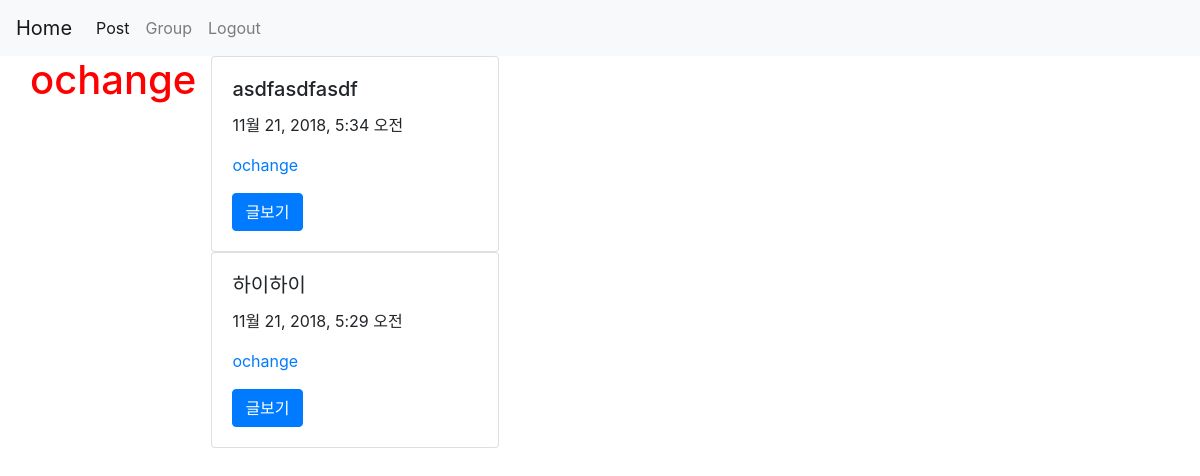
The app's page /posts/by/ochange/ (signed in) with its own data.
### posts/models.py (models this page shows, shortened)
class Post(models.Model):
    title = models.CharField(max_length=100)
    message = models.TextField()
    created_at = models.DateTimeField(auto_now=True)
    user = models.ForeignKey(User,on_delete=models.CASCADE)
    group = models.ForeignKey(Group,on_delete=models.CASCADE)
    class Meta:
        ordering=['-created_at']

### posts/views.py (the view)
# urls.py: path('by/<username>/',views.UserPosts.as_view(),name="for_user"),
class UserPosts(ListView):
    model = Post
    template_name = 'posts/user_post_list.html'
    def get_queryset(self):
        try:
            self.post_user = User.objects.prefetch_related('post_set').get(username__iexact=self.kwargs.get('username'))
        except User.DoesNotExist:
            raise Http404
        else:
            return self.post_user.post_set.all()
    def get_context_data(self,**kwargs):
        context = super().get_context_data(**kwargs)
        context['post_user'] = self.post_user
        return context

### posts/templates/posts/user_post_list.html
{%extends 'posts/post_base.html'%}
{%block prepost%}
<h1>{{post_user.username}}</h1>
{%endblock%}
{%block post_content%}
<div class="col-md-8">
    {% for post in post_list %}
        {%include 'posts/_post.html'%}
    {% endfor %}
</div>
{%endblock%}

### posts/templates/posts/_post.html
<div class="card" style="width: 18rem;">
  <div class="card-body">
    <h5 class="card-title">{{post.title}}</h5>
    <p class="card-text">{{post.created_at}}</p>
    <p class="card-text">
        <a href="{%url 'posts:for_user' post.user.username%}">
        {{post.user.username}}
        </a>
    </p>
    <a href="{%url 'posts:detail' username=post.user.username pk=post.pk %}" class="btn btn-primary">글보기</a>
  </div>
</div>

### static/css/social.css (style rules this page uses)
h1 { color:red; }

### records on screen
Post: title "asdfasdfasdf", created_at "11월 21, 2018, 5:34 오전", user.username "ochange"
Post: title "하이하이", created_at "11월 21, 2018, 5:29 오전", user.username "ochange"

### other values on screen
{{ post_user.username }} "ochange"
